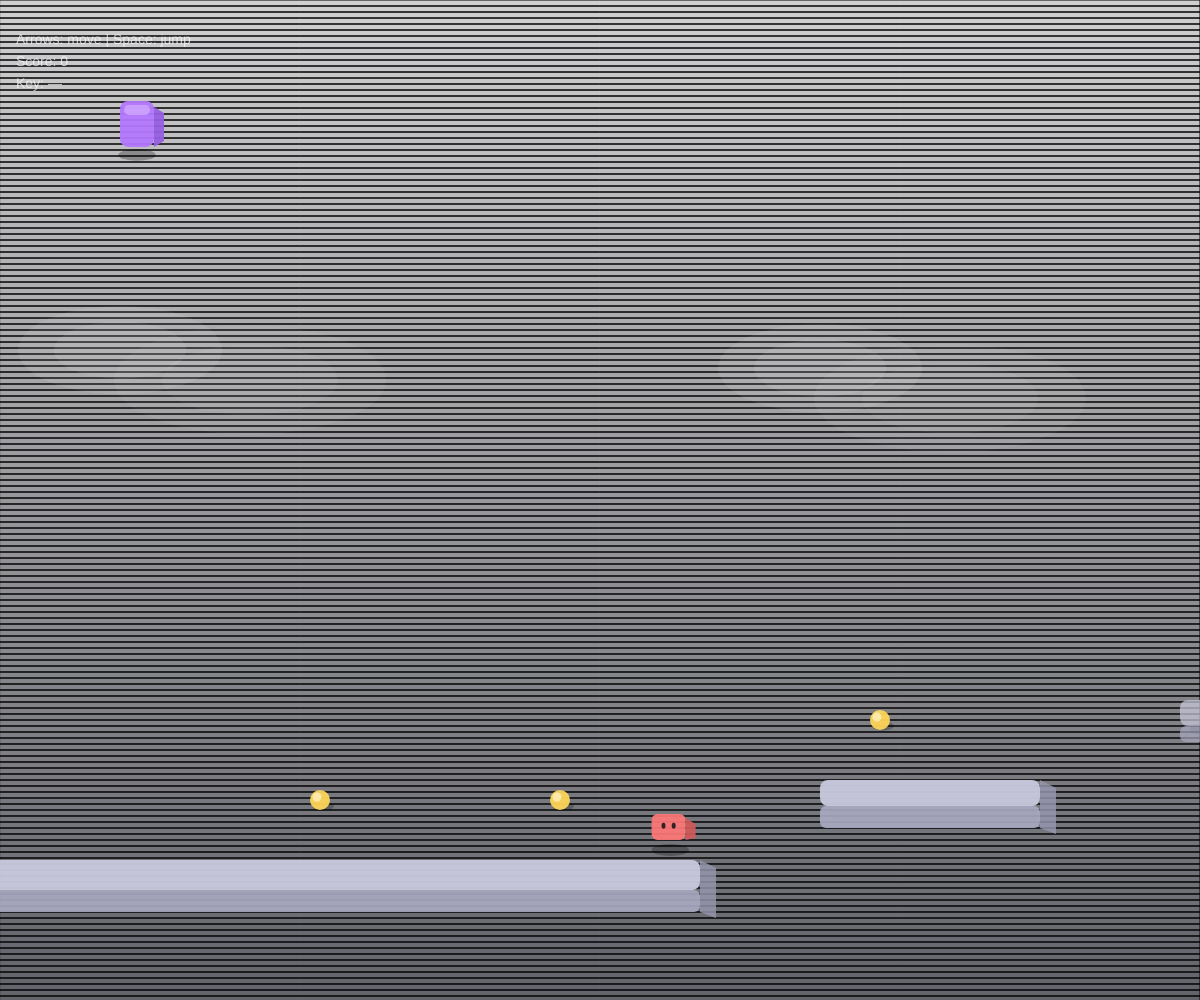
Frame 1 (no input)
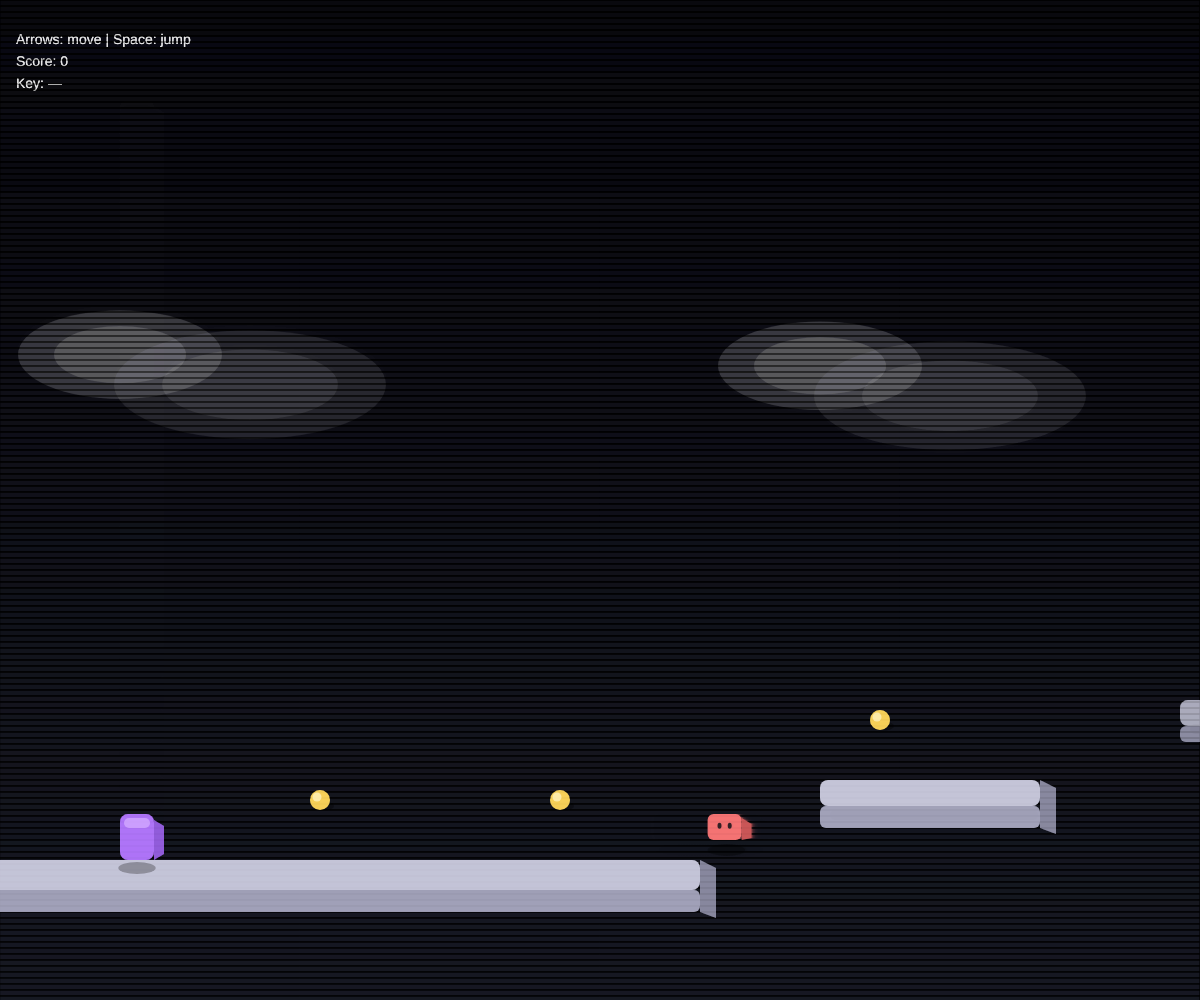
Frame 60 (no input)
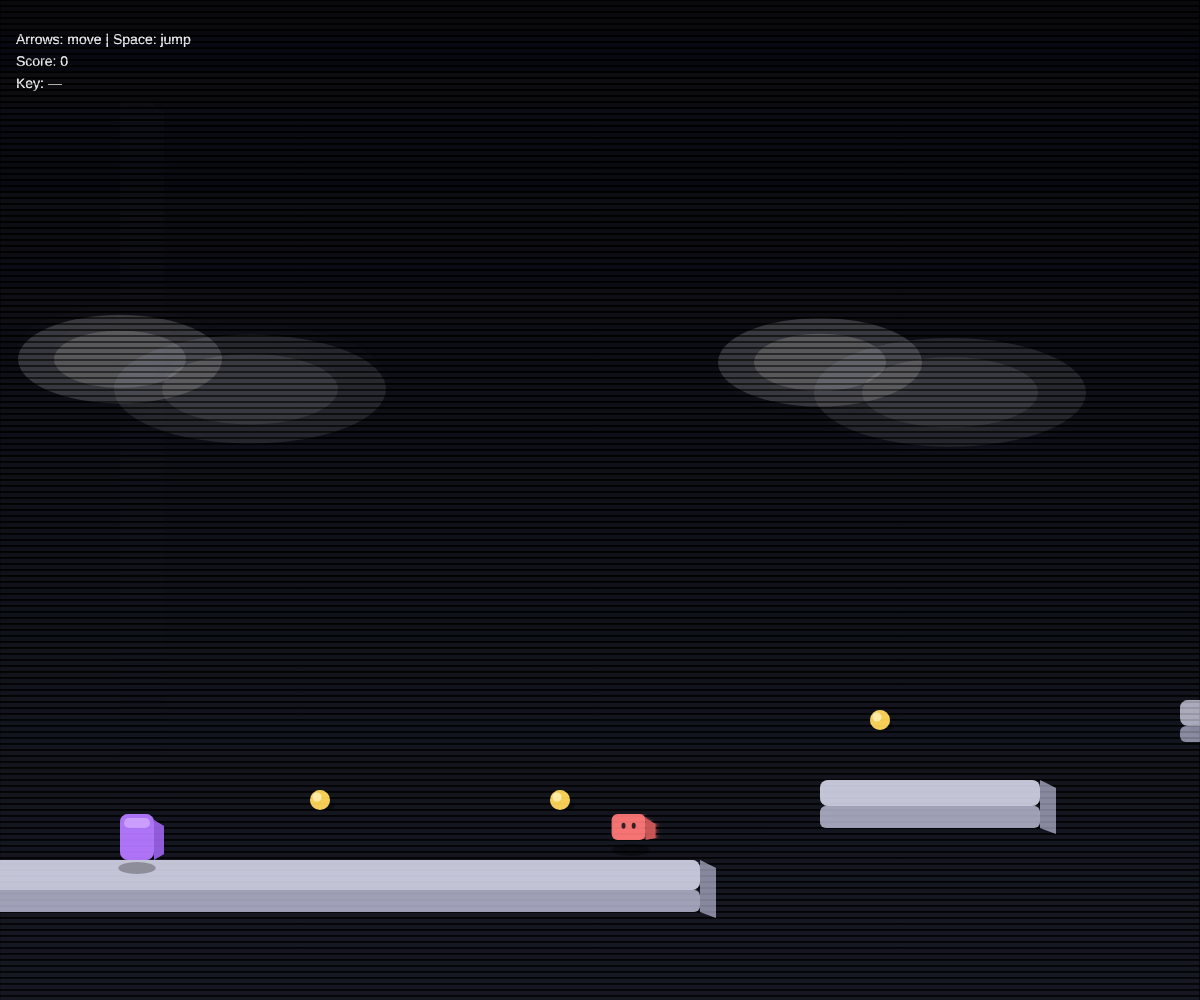
Frame 120 (the mouse pressed at the canvas centre since frame 60)

The p5.js sketch that drew these frames (run headless with seeded random() and noise() and a simulated clock; from frame 60 on, the mouse is pressed at the canvas centre):

// p5.js sketch
// ── sketch.js
let player;
let platforms = [];
let camX = 0;
let coins = [];
let enemies = [];
let score = 0;
let gameState = "playing";
let messageTimer = 0;
let illusionRoom;
let illusionKeyTaken = false;
let endDoor;
let jumpQueued = false;
let keyBlock;
let keySpawned = false;
let keyPos;


const GRAVITY = 0.9;
const JUMP_V = -15;
const MOVE_A = 0.9;
const MAX_VX = 7;
const FRICTION = 0.82;

function setup() {
    createCanvas(windowWidth, windowHeight);

    player = {
        x: 120,
        y: 100,
        vx: 0,
        vy: 0,
        w: 34,
        h: 46,
        onGround: false
    };

    platforms = [
        { x: -200, y: height - 140, w: 900, h: 30, depth: 2 },
        { x: 820, y: height - 220, w: 220, h: 26, depth: 2 },
        { x: 1180, y: height - 300, w: 260, h: 26, depth: 1 },
        { x: 1560, y: height - 190, w: 260, h: 26, depth: 2 },
        { x: 1960, y: height - 260, w: 520, h: 26, depth: 1 }
    ];

    illusionRoom = {
        x: 1120,
        w: 520,
        floorY: height - 140
    };

    endDoor = { x: 2300, y: height - 410, w: 110, h: 150 };


    keyBlock = {
        x: illusionRoom.x + 220,
        y: height - 420,
        w: 44,
        h: 44,
        activated: false
    };

    keyPos = { x: keyBlock.x + keyBlock.w / 2, y: keyBlock.y - 22 };
    keySpawned = false;
    illusionKeyTaken = false;

    coins = [
        { x: 320, y: height - 200, r: 10, taken: false },
        { x: 560, y: height - 200, r: 10, taken: false },
        { x: 880, y: height - 280, r: 10, taken: false },
        { x: 1260, y: height - 360, r: 10, taken: false },
        { x: 1620, y: height - 250, r: 10, taken: false }
    ];

    enemies = [
        makeEnemy(650, height - 186, 34, 26, 1.6, 520, 760),
        makeEnemy(1700, height - 156, 34, 26, 1.9, 1560, 1860)
    ];

    endDoor = { x: 2300, y: height - 410, w: 110, h: 150 };
}

function makeEnemy(x, y, w, h, vx, minX, maxX) {
    return { x, y, w, h, vx, minX, maxX, alive: true };
}

function draw() {
    updateCamera();

    drawSky();

    drawParallaxLayer(0.15, 22);
    drawParallaxLayer(0.30, 34);

    push();
    translate(-camX, 0);

    const sortedPlatforms = [...platforms].sort((a, b) => a.depth - b.depth);
    for (const p of sortedPlatforms) drawBlockPlatform(p);

    drawIllusionRoom();
    drawKeyBlock();
    drawKeyAndPickup();


    drawCoins();
    updateEnemies();
    drawEnemies();
    drawEndDoor();

    updatePlayer();
    checkEndDoorWin();

    drawPlayer();

    pop();

    drawHUD();

    if (gameState === "dead" || gameState === "won") {
        drawOverlayMessage();
    }

}

function drawOverlayMessage() {
    fill(0, 0, 0, 180);
    rect(0, 0, width, height);

    textAlign(CENTER, CENTER);
    textSize(48);

    if (gameState === "dead") {
        fill(255, 80, 80);
        text("YOU DIED", width / 2, height / 2);
    } else if (gameState === "won") {
        fill(100, 255, 140);
        text("LEVEL COMPLETE!", width / 2, height / 2);
    }

    messageTimer--;

    if (messageTimer <= 0) {
        resetLevel();
    }
}

function updateCamera() {
    const target = player.x - width * 0.35;
    camX = lerp(camX, target, 0.08);
    if (camX < 0) camX = 0;
}

function drawSky() {
    for (let y = 0; y < height; y += 6) {
        const t = y / height;
        const a = 50 + 120 * t;
        fill(12 + 10 * t, 12 + 12 * t, 18 + 16 * t, a);
        rect(0, y, width, 6);
    }
}

function drawParallaxLayer(strength, blobSize) {
    push();
    const offsetX = -camX * strength;
    translate(offsetX, 0);

    noStroke();
    const span = 700;
    for (let i = -2; i < 8; i++) {
        const x = i * span + 120;
        const y = height * 0.35 + sin((i + frameCount * 0.002) * 2) * 20;
        fill(255, 255, 255, 18);
        ellipse(x, y, blobSize * 6, blobSize * 2.6);
        fill(255, 255, 255, 10);
        ellipse(x + 130, y + 30, blobSize * 8, blobSize * 3.2);
    }
    pop();
}

function drawCoins() {
    for (const c of coins) {
        if (c.taken) continue;

        noStroke();
        fill(0, 0, 0, 60);
        ellipse(c.x + 3, c.y + 6, c.r * 2.2, c.r * 0.9);

        fill(255, 215, 90, 240);
        ellipse(c.x, c.y, c.r * 2.0, c.r * 2.0);

        fill(255, 245, 200, 180);
        ellipse(c.x - 3, c.y - 3, c.r * 0.9, c.r * 0.9);

        if (rectCircleHit(player.x, player.y, player.w, player.h, c.x, c.y, c.r)) {
            c.taken = true;
            score += 1;
        }
    }
}

function drawIllusionRoom() {
    if (!illusionRoom) return;

    const roomLeft = illusionRoom.x;
    const roomRight = illusionRoom.x + illusionRoom.w;

    if (player.x < roomLeft - 600 || player.x > roomRight + 600) return;

    noStroke();
    fill(30, 30, 45, 80);
    rect(roomLeft, 0, illusionRoom.w, height);

    for (let i = 0; i < 14; i++) {
        const t = i / 13;
        const y = lerp(illusionRoom.floorY - 10, illusionRoom.floorY - 220, t);
        const inset = 20 + t * 140;
        stroke(255, 255, 255, 18);
        line(roomLeft + inset, y, roomRight - inset, y);
    }
    noStroke();

    fill(255, 255, 255, 160);
    textSize(16);
    textAlign(LEFT, BASELINE);
    text("Hint: jump!", roomLeft + 20, height - 320);

}

function drawKeyBlock() {
    if (!keyBlock) return;

    push();
    noFill();
    stroke(255, 255, 255, keyBlock.activated ? 160 : 25);
    strokeWeight(2);
    rect(keyBlock.x, keyBlock.y, keyBlock.w, keyBlock.h, 6);

    if (keyBlock.activated) {
        noStroke();
        fill(255, 255, 255, 18);
        rect(keyBlock.x, keyBlock.y, keyBlock.w, keyBlock.h, 6);
    }
    pop();
}

function drawKeyVisual(x, y, s = 1) {
    push();
    translate(x, y);
    scale(s);

    noStroke();
    fill(0, 0, 0, 55);
    ellipse(4, 10, 34, 10);

    const gold = color(255, 215, 120, 240);
    const goldDark = color(210, 160, 70, 240);
    const shine = color(255, 255, 255, 140);

    fill(gold);
    ellipse(0, 0, 18, 18);
    fill(25, 25, 30, 140);
    ellipse(0, 0, 8, 8);

    fill(gold);
    rect(6, -3, 22, 6, 3);

    fill(goldDark);
    rect(22, 2, 6, 6, 2);
    rect(28, 2, 5, 4, 2);

    fill(shine);
    ellipse(-3, -3, 6, 6);
    rect(8, -2, 10, 2, 2);

    pop();
}

function drawKeyAndPickup() {
    if (!keyBlock || !keyBlock.activated || illusionKeyTaken) return;

    const kx = keyPos.x;
    const ky = keyPos.y;

    drawKeyVisual(kx, ky, 1.0);

    if (rectCircleHit(player.x, player.y, player.w, player.h, kx, ky, 16)) {
        illusionKeyTaken = true;
    }
}

function handleKeyBlockCollision() {
    if (!keyBlock) return;

    const bx = keyBlock.x, by = keyBlock.y, bw = keyBlock.w, bh = keyBlock.h;

    const prevTop = (player.y - player.vy);
    const currTop = player.y;
    const blockBottom = by + bh;

    const withinX = (player.x + player.w > bx) && (player.x < bx + bw);

    if (withinX && player.vy < 0 && prevTop >= blockBottom && currTop <= blockBottom) {
        player.y = blockBottom;
        player.vy = 0;

        keyBlock.activated = true;
    }

    if (keyBlock.activated) {
        const playerBottom = player.y + player.h;
        const prevBottom = (player.y - player.vy) + player.h;

        if (withinX && prevBottom <= by && playerBottom >= by) {
            player.y = by - player.h;
            player.vy = 0;
            player.onGround = true;
        }
    }
}

function drawEndDoor() {
    if (!endDoor) return;

    fill(0, 0, 0, 70);
    rect(endDoor.x + 8, endDoor.y + 10, endDoor.w, endDoor.h, 12);

    if (!illusionKeyTaken) {
        fill(140, 140, 160, 220);
    } else {
        fill(110, 160, 255, 230);
    }
    rect(endDoor.x, endDoor.y, endDoor.w, endDoor.h, 12);

    fill(40, 40, 60, 120);
    rect(endDoor.x + 10, endDoor.y + 12, endDoor.w - 20, endDoor.h - 24, 10);

    fill(255, 230, 140, 220);
    ellipse(endDoor.x + endDoor.w * 0.78, endDoor.y + endDoor.h * 0.55, 10, 10);

    fill(255, 255, 255, 160);
    textSize(14);
    textAlign(CENTER, CENTER);
    text(illusionKeyTaken ? "EXIT" : "LOCKED", endDoor.x + endDoor.w / 2, endDoor.y + endDoor.h + 16);
}


function updateEnemies() {
    if (gameState !== "playing") return;
    for (const e of enemies) {
        if (!e.alive) continue;

        e.x += e.vx;
        if (e.x < e.minX || e.x + e.w > e.maxX) e.vx *= -1;

        if (rectRectHit(player.x, player.y, player.w, player.h, e.x, e.y, e.w, e.h)) {
            const playerBottom = player.y + player.h;
            const enemyTop = e.y;
            const falling = player.vy > 0;

            if (falling && playerBottom - player.vy <= enemyTop + 6) {
                e.alive = false;
                player.vy = -11;
                score += 2;
            } else {
                if (gameState === "playing") {
                    gameState = "dead";
                    messageTimer = 120;
                }

            }
        }
    }
}

function drawEnemies() {
    for (const e of enemies) {
        if (!e.alive) continue;

        noStroke();
        fill(0, 0, 0, 65);
        ellipse(e.x + e.w * 0.55, e.y + e.h + 10, e.w * 1.1, e.w * 0.35);

        fill(255, 120, 120, 235);
        rect(e.x, e.y, e.w, e.h, 6);

        fill(210, 90, 90, 235);
        quad(e.x + e.w, e.y + 4, e.x + e.w + 10, e.y + 10, e.x + e.w + 10, e.y + e.h - 2, e.x + e.w, e.y + e.h);

        fill(20, 20, 25, 220);
        ellipse(e.x + e.w * 0.35, e.y + e.h * 0.45, 4, 6);
        ellipse(e.x + e.w * 0.65, e.y + e.h * 0.45, 4, 6);
    }
}

function rectRectHit(ax, ay, aw, ah, bx, by, bw, bh) {
    return ax < bx + bw && ax + aw > bx && ay < by + bh && ay + ah > by;
}

function rectCircleHit(rx, ry, rw, rh, cx, cy, cr) {
    const closestX = constrain(cx, rx, rx + rw);
    const closestY = constrain(cy, ry, ry + rh);
    const dx = cx - closestX;
    const dy = cy - closestY;
    return (dx * dx + dy * dy) <= cr * cr;
}


function updatePlayer() {
    if (gameState !== "playing") return;
    const left = keyIsDown(LEFT_ARROW);
    const right = keyIsDown(RIGHT_ARROW);

    if (left) player.vx -= MOVE_A;
    if (right) player.vx += MOVE_A;

    player.vx = constrain(player.vx, -MAX_VX, MAX_VX);

    if (player.onGround && jumpQueued) {
        jumpQueued = false;
        player.vy = JUMP_V;
        player.onGround = false;
    }


    player.vy += GRAVITY;
    player.x += player.vx;
    player.y += player.vy;

    if (player.onGround) player.vx *= FRICTION;

    player.onGround = false;
    for (const p of platforms) {
        const px = p.x;
        const py = p.y;
        const pw = p.w;
        const ph = p.h;

        const playerBottom = player.y + player.h;
        const prevBottom = (player.y - player.vy) + player.h;

        const withinX = player.x + player.w > px && player.x < px + pw;

        if (withinX && prevBottom <= py && playerBottom >= py) {
            player.y = py - player.h;
            player.vy = 0;
            player.onGround = true;
        }
    }

    handleKeyBlockCollision();

    if (player.y > height + 400 && gameState === "playing") {
        gameState = "dead";
        messageTimer = 120;
    }
    jumpQueued = false;
}

function resetLevel() {
    score = 0;

    player.x = 120;
    player.y = 100;
    player.vx = 0;
    player.vy = 0;
    player.onGround = false;
    camX = 0;

    for (const c of coins) c.taken = false;

    enemies = [
        makeEnemy(650, height - 186, 34, 26, 1.6, 520, 760),
        makeEnemy(1700, height - 156, 34, 26, 1.9, 1560, 1860)
    ];

    jumpQueued = false;

    gameState = "playing";

    illusionKeyTaken = false;
    keyBlock.activated = false;
    keySpawned = false;
    illusionKeyTaken = false;
    keyPos = { x: keyBlock.x + keyBlock.w / 2, y: keyBlock.y - 22 };

}

function resetPlayer() {
    resetLevel();
}

function drawPlayer() {
    const shadowY = player.y + player.h + 8;
    noStroke();
    fill(0, 0, 0, 70);
    ellipse(player.x + player.w * 0.5, shadowY, player.w * 1.1, player.w * 0.35);

    const x = player.x;
    const y = player.y;
    const w = player.w;
    const h = player.h;

    fill(180, 120, 255, 240);
    rect(x, y, w, h, 8);

    fill(150, 95, 225, 240);
    quad(x + w, y + 6, x + w + 10, y + 12, x + w + 10, y + h - 6, x + w, y + h);

    fill(210, 170, 255, 200);
    rect(x + 4, y + 4, w - 8, 10, 6);
}

function drawBlockPlatform(p) {
    const depth = p.depth;
    const fog = depth === 1 ? 0.75 : depth === 0 ? 0.55 : 1.0;
    const thickness = depth === 2 ? 22 : depth === 1 ? 16 : 12;

    const frontA = 230 * fog;
    const sideA = 210 * fog;
    const topA = 245 * fog;

    const x = p.x;
    const y = p.y;
    const w = p.w;
    const h = p.h;

    noStroke();
    fill(0, 0, 0, 55 * fog);
    rect(x + 10, y + thickness + 8, w - 12, 10, 8);

    fill(200, 200, 220, topA);
    rect(x, y, w, h, 8);

    fill(170, 170, 195, frontA);
    rect(x, y + h, w, thickness, 6);

    fill(150, 150, 175, sideA);
    quad(x + w, y, x + w + 16, y + 8, x + w + 16, y + h + thickness + 6, x + w, y + h + thickness);
}

function checkEndDoorWin() {
    if (gameState !== "playing") return;
    if (!illusionKeyTaken) return;
    if (!endDoor) return;

    if (rectRectHit(player.x, player.y, player.w, player.h, endDoor.x, endDoor.y, endDoor.w, endDoor.h)) {
        gameState = "won";
        messageTimer = 120;
    }
}

function keyPressed() {
    if (keyCode === 32) jumpQueued = true;
}

function drawHUD() {
    fill(255, 255, 255, 175);
    textSize(14);
    text("Arrows: move | Space: jump", 16, 44);
    text(`Score: ${score}`, 16, 66);
    text(`Key: ${illusionKeyTaken ? "✓" : "—"}`, 16, 88);
}

function windowResized() {
    resizeCanvas(windowWidth, windowHeight);
    platforms[0].y = height - 140;
    platforms[1].y = height - 220;
    platforms[2].y = height - 300;
    platforms[3].y = height - 190;
    platforms[4].y = height - 260;
    platforms[4].w = 520;

    coins = [
        { x: 320, y: height - 200, r: 10, taken: false },
        { x: 560, y: height - 200, r: 10, taken: false },
        { x: 880, y: height - 280, r: 10, taken: false },
        { x: 1260, y: height - 360, r: 10, taken: false },
        { x: 1620, y: height - 250, r: 10, taken: false }
    ];

    enemies = [
        makeEnemy(650, height - 186, 34, 26, 1.6, 520, 760),
        makeEnemy(1700, height - 156, 34, 26, 1.9, 1560, 1860)
    ];

    illusionRoom = {
        x: 1120,
        w: 520,
        floorY: height - 140
    };

    endDoor = { x: 2300, y: height - 410, w: 110, h: 150 };

    keyBlock = {
        x: illusionRoom.x + 220,
        y: height - 420,
        w: 44,
        h: 44,
        activated: false
    };

    keyPos = { x: keyBlock.x + keyBlock.w / 2, y: keyBlock.y - 22 };
    keySpawned = false;
    illusionKeyTaken = false;

}
